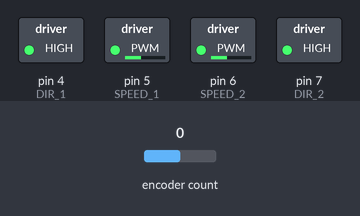
This sketch was run on a simulated Arduino Uno, built with avr-gcc and run on an emulated ATmega328P. Parts: switched loads named in the sketch (green lamp = pin HIGH). Inputs (shaded band) come from the test bench; at power-on: encoder count 0. What the sketch prints to the serial monitor is not drawn.

Above: at 0.1 s.
Timing chart, 0 to 1.6 s (numbered marks = the images above):
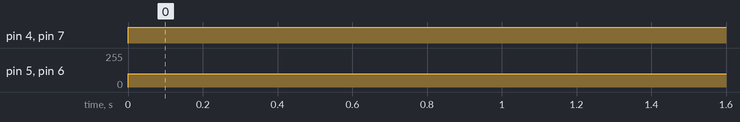

Measured:
- by itself, pin 4 (DIR_1), pin 7 (DIR_2): LOW → HIGH at 0.00 s
- by itself, pin 5 (SPEED_1), pin 6 (SPEED_2): 0/255 → 100/255 at 0.00 s

The sketch:

RobotMoveMega.ino
```cpp
#include <Encoder.h>

#define SPEED_1      5
#define DIR_1        4

#define SPEED_2      6
#define DIR_2        7

Encoder myEnc(2,3);
long oldPosition  = -999;

void stopmoving()
{
  analogWrite(SPEED_1, 0);
  analogWrite(SPEED_2, 0);
}
void back()
{
   digitalWrite(DIR_1,LOW);
  analogWrite(SPEED_1, 100);
   digitalWrite(DIR_2,LOW);
  analogWrite(SPEED_2, 100);
}
void forward()
{
   digitalWrite(DIR_1,HIGH);
  analogWrite(SPEED_1, 100);
   digitalWrite(DIR_2,HIGH);
  analogWrite(SPEED_2, 100);

}
void right()
{
   digitalWrite(DIR_1,HIGH);
  analogWrite(SPEED_1, 100);
   digitalWrite(DIR_2,LOW);
  analogWrite(SPEED_2, 100);
}
void left()
{
   digitalWrite(DIR_1,LOW);
  analogWrite(SPEED_1, 100);
   digitalWrite(DIR_2,HIGH);
  analogWrite(SPEED_2, 100);
}

void check_encode()
{
  long newPosition = myEnc.read();
  if (newPosition != oldPosition) {
    oldPosition = newPosition;
    Serial.println(newPosition);
}
}

void setup() {
  for (int i = 4; i < 8; i++) {
    pinMode(i, OUTPUT);
  }

   Serial.begin(9600);
  Serial.println("Basic Encoder Test:");

}

void loop() {
   check_encode();
   forward();
 //надо понять, что за значение возвращает энкодер и перегрузить функции для движения на определенное расстояние
 //про использование motor shield plus: http://wiki.amperka.ru/продукты:arduino-motor-shield-plus
}
```
